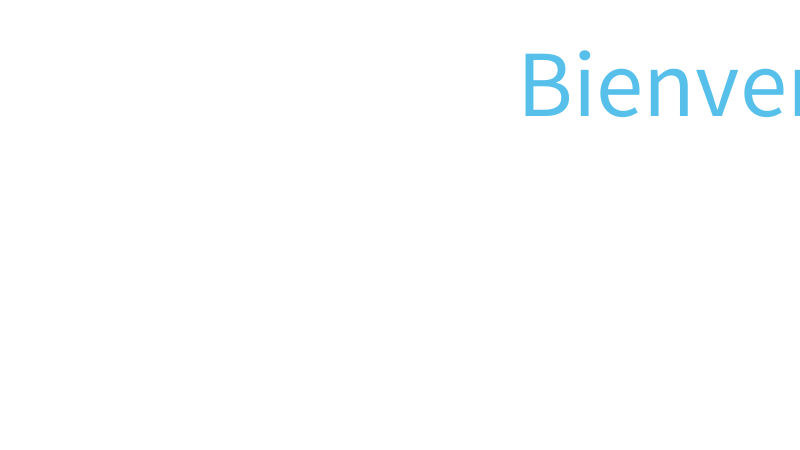
Frame 1 (no input)
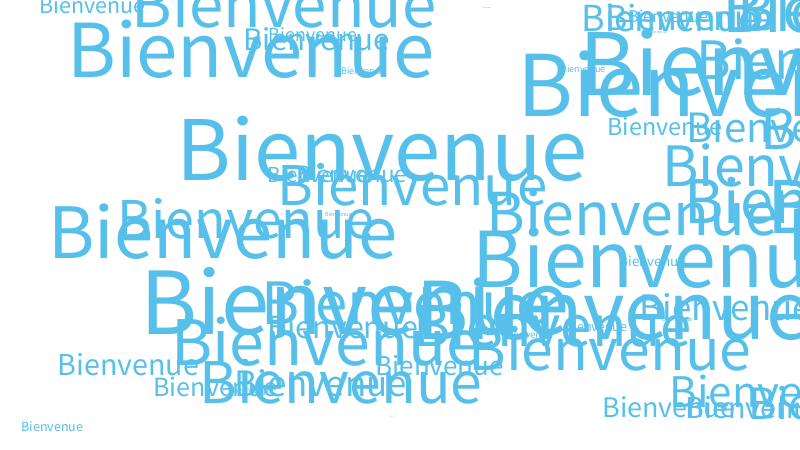
Frame 60 (the mouse pressed at the canvas centre just before this capture)
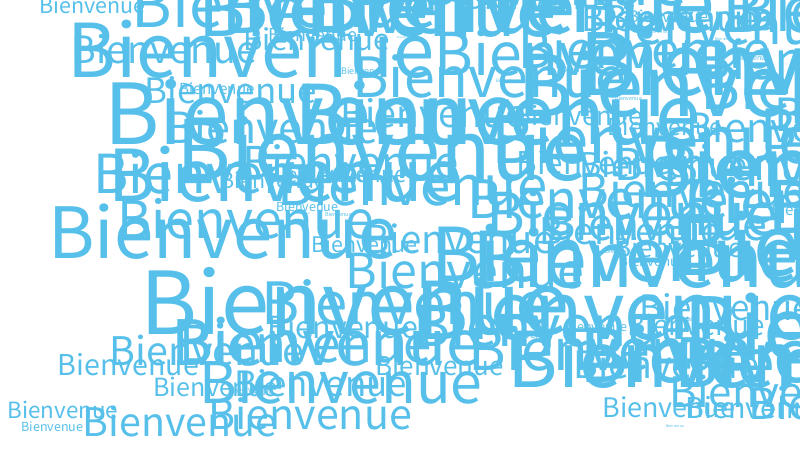
Frame 120 (the mouse held since frame 60 and released just before this capture)

The Processing sketch that drew these frames (run headless with seeded random() and noise(); from frame 60 on, the mouse is pressed at the canvas centre):

// Processing sketch: processing_62814
// ── processing_62814.pde

void setup() {
  smooth();
  size(800,450);
  background(255);
 
}
int i=0;
 void mouseReleased() {
      background(255);
    }
void draw(){
  frameRate(20);
  int x=int(random(0,800));
  int y=int(random(0,450));
  int a=int(random(0,100));
  int b=int(random(0,100)); 
 
    if (mousePressed && (mouseButton==LEFT)) {
      background(255);
      String l = "Bienvenue sur mon portfolio.";
      fill(#57c0ea);
      textSize(25);
      text(l,350,225);
    }
    
       else {
    fill(#57c0ea);
    textSize(a);
    String h = "Bienvenue";
    text(h,x,y);
    
  }}
